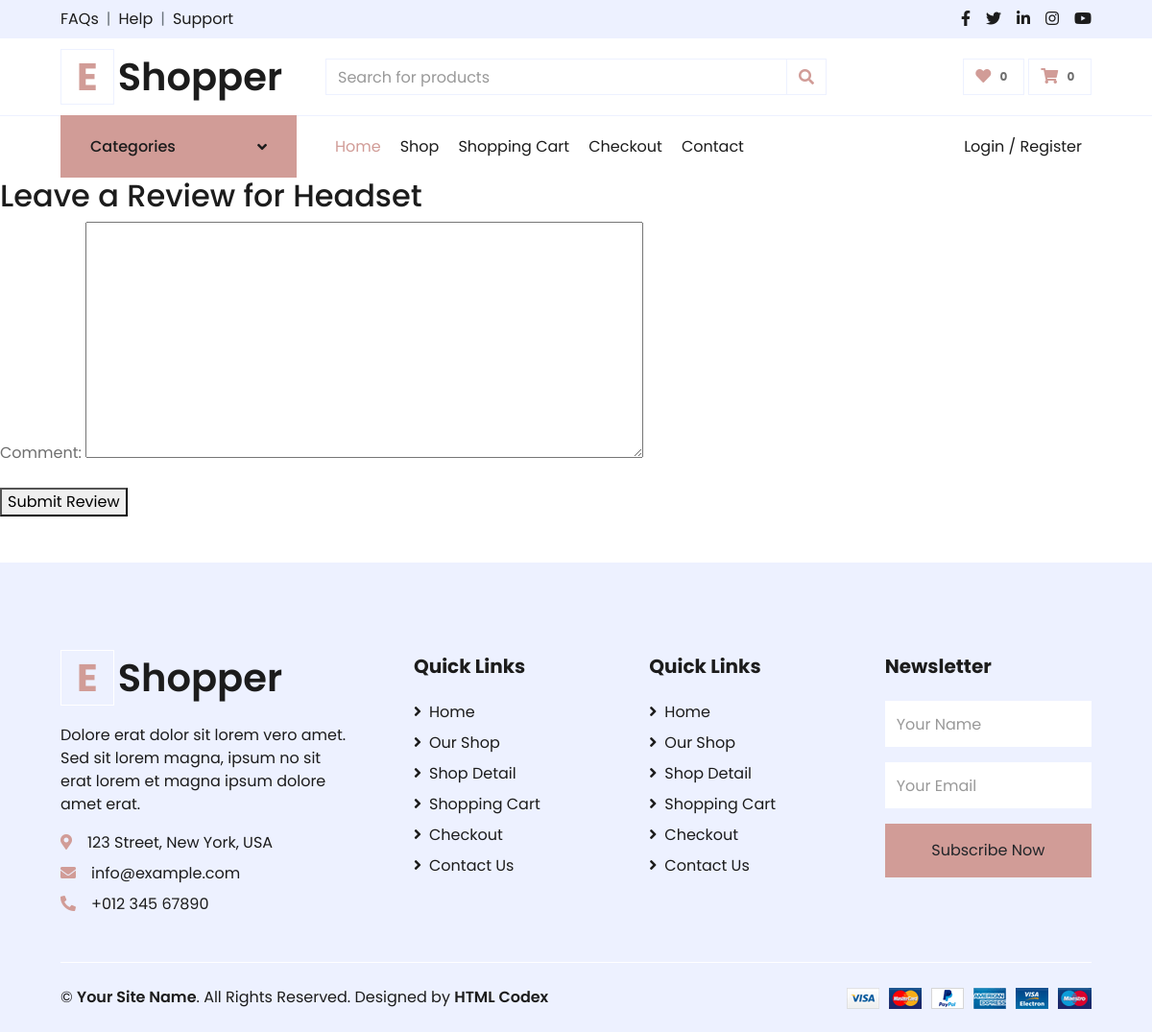
The page /add_review/2/ on the database as committed earlier.
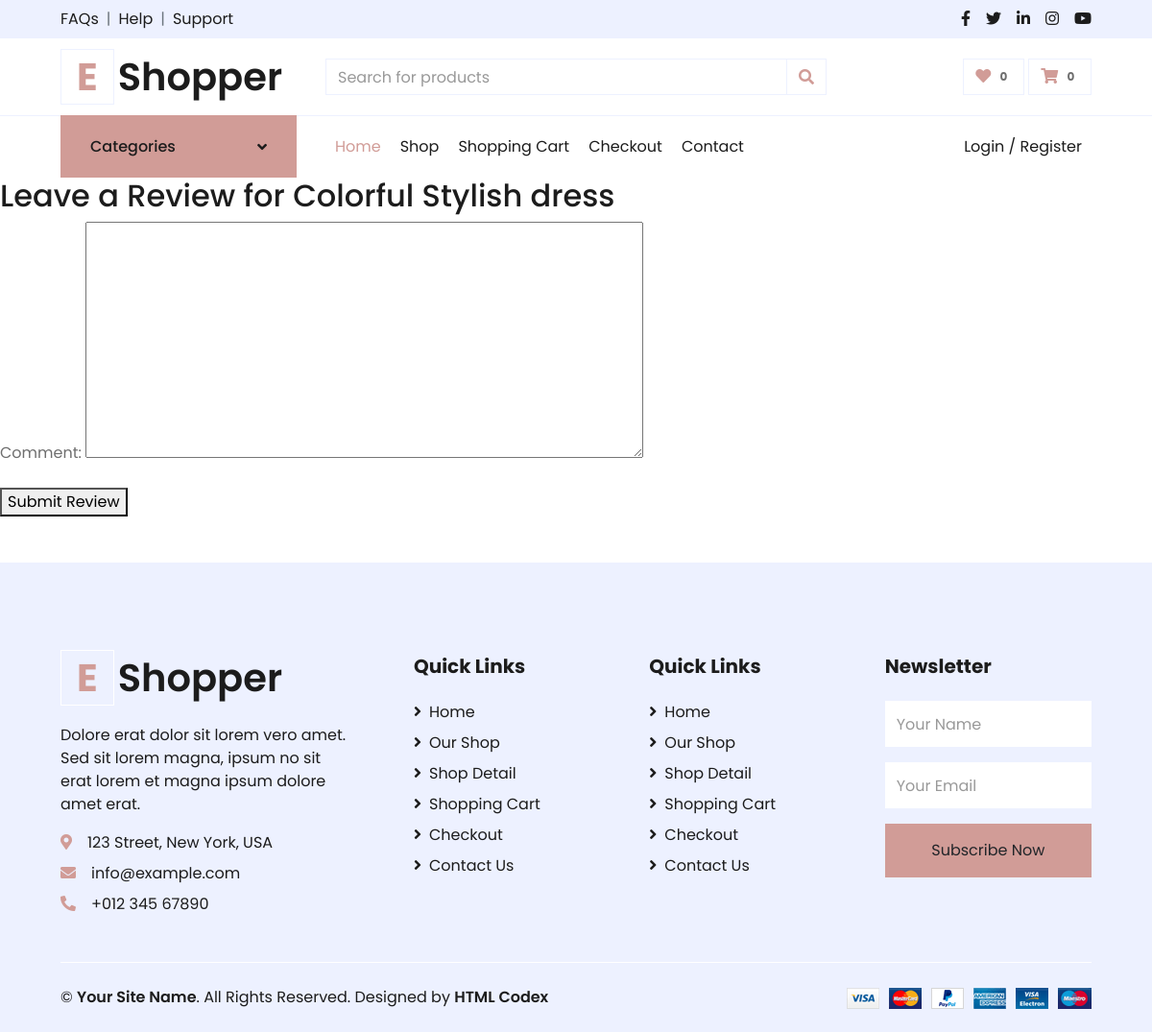
The same page on the database as committed later.
### ProductsApp/models.py (models this page shows, shortened)
class Product(models.Model):
    name = models.CharField(max_length=100)
    category = models.ForeignKey(ProductCategory, on_delete=models.CASCADE)
    description = models.TextField(null=True)
    price = models.DecimalField(max_digits=10, decimal_places=2)
    qty = models.IntegerField()
    image = models.ImageField(upload_to='products/')
    color = models.CharField(max_length=50, null=True)
    size = models.CharField(max_length=10, null=True)

### ProductsApp/views.py (the view)
# urls.py: path('add_review/<int:product_id>/', views.add_review, name='add_review'),
def add_review(request, product_id):
    product = get_object_or_404(Product, id=product_id)
    if request.method == 'POST':
        form = ReviewForm(request.POST)
        if form.is_valid():
            new_review = form.save(commit=False)
            new_review.product = product
            new_review.user = request.user
            new_review.save()
            return redirect('detail', pk=product_id)  # Changez product_id à pk
    else:
        form = ReviewForm()
    return render(request, 'add_review.html', {'form': form, 'product': product})

### ProductsApp/forms.py
class ReviewForm(forms.ModelForm):
    class Meta:
        model = Review
        fields = ['comment']  # Ajoutez d'autres champs au besoin

### CartApp/context_processors.py (called while the page is built)
def cart_total_quantity(request):
    total_quantity = 0
    if request.user.is_authenticated:
        cart_items = CartItem.objects.filter(user=request.user)
        total_quantity = cart_items.aggregate(Sum('quantity'))['quantity__sum'] or 0
    return {'total_quantity': total_quantity}

def wishlist_count(request):
    if request.user.is_authenticated:
        return {'wishlist_count': WishlistItem.objects.filter(user=request.user).count()}
    return {'wishlist_count': 0}

### templates/add_review.html (shortened to what this page needs)
{% extends 'base.html' %}
{% block content %}
  <h2>Leave a Review for {{ product.name }}</h2>
  <form method="post" action="{% url 'add_review' product_id=product.id %}">
    {{ form.as_p }}
    <button type="submit">Submit Review</button>
  </form>
{% endblock %}

Rows that differ between the two databases and show on the page:
changed Product: name "Headset" → "Colorful Stylish dress"
